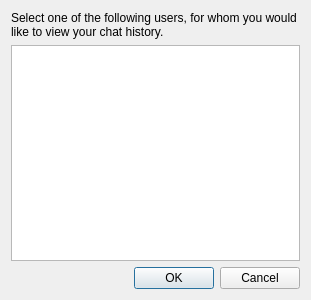
<?xml version="1.0" encoding="UTF-8"?>
<ui version="4.0">
 <class>ListDialog</class>
 <widget class="QDialog" name="ListDialog">
  <property name="geometry">
   <rect>
    <x>0</x>
    <y>0</y>
    <width>311</width>
    <height>300</height>
   </rect>
  </property>
  <property name="windowTitle">
   <string>Chat Histories</string>
  </property>
  <layout class="QVBoxLayout" name="verticalLayout">
   <item>
    <widget class="QLabel" name="label">
     <property name="text">
      <string>Select one of the following users, for whom you would like to view your chat history.</string>
     </property>
     <property name="wordWrap">
      <bool>true</bool>
     </property>
    </widget>
   </item>
   <item>
    <widget class="QListWidget" name="userList"/>
   </item>
   <item>
    <widget class="QDialogButtonBox" name="buttonBox">
     <property name="orientation">
      <enum>Qt::Horizontal</enum>
     </property>
     <property name="standardButtons">
      <set>QDialogButtonBox::Cancel|QDialogButtonBox::Ok</set>
     </property>
    </widget>
   </item>
  </layout>
 </widget>
 <resources/>
 <connections>
  <connection>
   <sender>buttonBox</sender>
   <signal>accepted()</signal>
   <receiver>ListDialog</receiver>
   <slot>accept()</slot>
   <hints>
    <hint type="sourcelabel">
     <x>248</x>
     <y>254</y>
    </hint>
    <hint type="destinationlabel">
     <x>157</x>
     <y>274</y>
    </hint>
   </hints>
  </connection>
  <connection>
   <sender>buttonBox</sender>
   <signal>rejected()</signal>
   <receiver>ListDialog</receiver>
   <slot>reject()</slot>
   <hints>
    <hint type="sourcelabel">
     <x>316</x>
     <y>260</y>
    </hint>
    <hint type="destinationlabel">
     <x>286</x>
     <y>274</y>
    </hint>
   </hints>
  </connection>
 </connections>
</ui>
